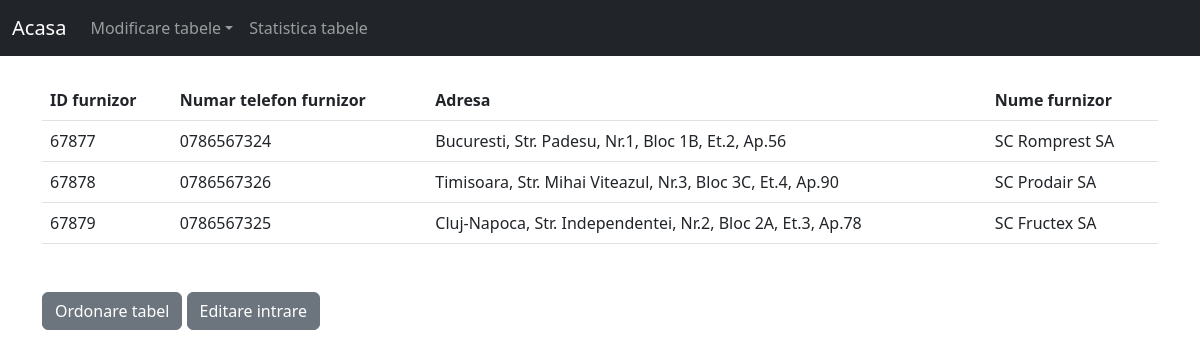
/website/afisare_furnizor.php, run on the app's committed database.
### tables this page shows
CREATE TABLE `furnizor` (
  `id_furnizor` int(11) NOT NULL,
  `nr_telefon_furnizor` varchar(12) NOT NULL,
  `adresa` varchar(64) NOT NULL,
  `nume_furnizor` varchar(32) NOT NULL
);

### website/afisare_furnizor.php (the view, shortened to what this page needs)
<?php
include 'conexiune_bd.php';
?>
<!doctype html>
<html>
<head>
    <link href="https://cdn.jsdelivr.net/npm/bootstrap@5.2.3/dist/css/bootstrap.min.css" rel="stylesheet">
</head>
<body style="background-color:#ffffff">
    <?php
        require 'navbar.php';
    ?>
<div class="container">
<table class="table mb-5">
  <thead>
    <tr>
      <th scope="col">ID furnizor</th>
      <th scope="col">Numar telefon furnizor</th>
      <th scope="col">Adresa</th>
      <th scope="col">Nume furnizor</th>
    </tr>
  </thead>
  <tbody>
<?php
 if (!isset($_GET['orderby']))
     $stmt = $conn->prepare("SELECT * FROM furnizor");
 $stmt->execute();
 $results = $stmt->fetchAll(PDO::FETCH_ASSOC);
 foreach ($results as $result)
 {
    ?>
     <tr>
         <td><?= $result['id_furnizor'] ?></td>
         <td><?= $result['nr_telefon_furnizor'] ?></td>
	 <td><?= $result['adresa'] ?></td>
	 <td><?= $result['nume_furnizor'] ?></td>
     </tr>
 <?php } ?>
 </tbody>
    </table>
    <p>
  <button class="btn btn-secondary" type="button" data-bs-toggle="collapse" data-bs-target="#collapse1" aria-expanded="false" aria-controls="collapseExample">
    Ordonare tabel
  </button>
  <button class="btn btn-secondary" type="button" data-bs-toggle="collapse" data-bs-target="#collapse2" aria-expanded="false" aria-controls="collapseExample">
    Editare intrare
  </button>
</p>
 </div>
</body>
</html>

### data on the page
furnizor: id_furnizor "67877", nr_telefon_furnizor "0786567324", adresa "Bucuresti, Str. Padesu, Nr.1, Bloc 1B, Et.2, Ap.56", nume_furnizor "SC Romprest SA"
furnizor: id_furnizor "67878", nr_telefon_furnizor "0786567326", adresa "Timisoara, Str. Mihai Viteazul, Nr.3, Bloc 3C, Et.4, Ap.90", nume_furnizor "SC Prodair SA"
furnizor: id_furnizor "67879", nr_telefon_furnizor "0786567325", adresa "Cluj-Napoca, Str. Independentei, Nr.2, Bloc 2A, Et.3, Ap.78", nume_furnizor "SC Fructex SA"
